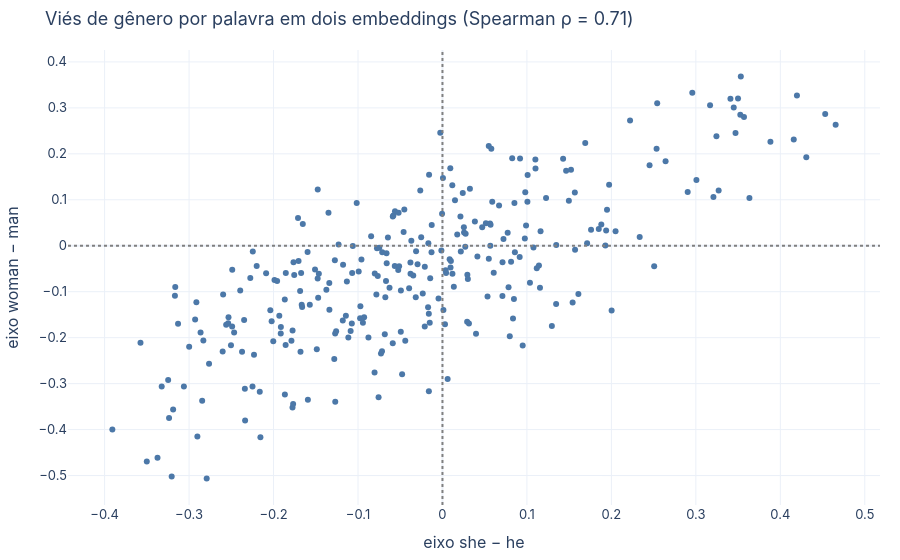

Write notebook code for a chart like this one.
### Markdown cell above
## 3. Comparando embeddings (§4, Fig. 4)

O viés não é um artefato do w2vNEWS: projetando as mesmas ocupações em outro embedding (GloVe web crawl), o artigo obteve ρ = 0,81. Comparamos o GloVe 50d com a versão **100d** do mesmo corpus? Não temos; usamos o eixo *she–he* em dois **subconjuntos de dimensões**... — não: o certo é comparar embeddings diferentes. Usamos o GloVe EN 50d × GloVe EN 50d *treinado em outro corpus*? Também indisponível offline. Mostramos então a robustez interna: eixo *she–he* × eixo *woman–man* × eixo *her–his*.

### Code cell
from replang.viz import bias_scatter_two_embeddings
p1 = project(en, profs, en["she"] - en["he"]); p2 = project(en, profs, en["woman"] - en["man"]); p3 = project(en, profs, en["her"] - en["his"])
print(f"Spearman she−he × woman−man: {spearmanr(p1, p2[p1.index]).correlation:.2f} | she−he × her−his: {spearmanr(p1, p3[p1.index]).correlation:.2f}")
bias_scatter_two_embeddings(p1, p2, "eixo she − he", "eixo woman − man")

### Figure 1 — Plotly figure (JSON) as saved in the notebook; plotly's stock layout.template omitted (floating-point values rounded to 4 significant figures; data arrays with more than 128 entries replaced by an {"elided": "..."} marker saying what was removed)
{"data": [{"hovertemplate": "<b>%{hovertext}</b><br><br>eixo she − he=%{x}<br>eixo woman − man=%{y}<extra></extra>", "hovertext": {"elided": "285 str values"}, "legendgroup": "", "marker": {"color": "#4C78A8", "symbol": "circle"}, "mode": "markers", "name": "", "orientation": "v", "showlegend": false, "type": "scatter", "x": {"elided": "285 float values"}, "xaxis": "x", "y": {"elided": "285 float values"}, "yaxis": "y"}], "layout": {"font": {"family": "Inter, Helvetica, Arial, sans-serif", "size": 13}, "legend": {"tracegroupgap": 0}, "margin": {"b": 40, "l": 40, "r": 20, "t": 50}, "shapes": [{"line": {"color": "gray", "dash": "dot"}, "type": "line", "x0": 0, "x1": 1, "xref": "x domain", "y0": 0, "y1": 0, "yref": "y"}, {"line": {"color": "gray", "dash": "dot"}, "type": "line", "x0": 0, "x1": 0, "xref": "x", "y0": 0, "y1": 1, "yref": "y domain"}], "title": {"text": "Viés de gênero por palavra em dois embeddings (Spearman ρ = 0.71)"}, "xaxis": {"anchor": "y", "domain": [0.0, 1.0], "title": {"text": "eixo she − he"}}, "yaxis": {"anchor": "x", "domain": [0.0, 1.0], "title": {"text": "eixo woman − man"}}}}
